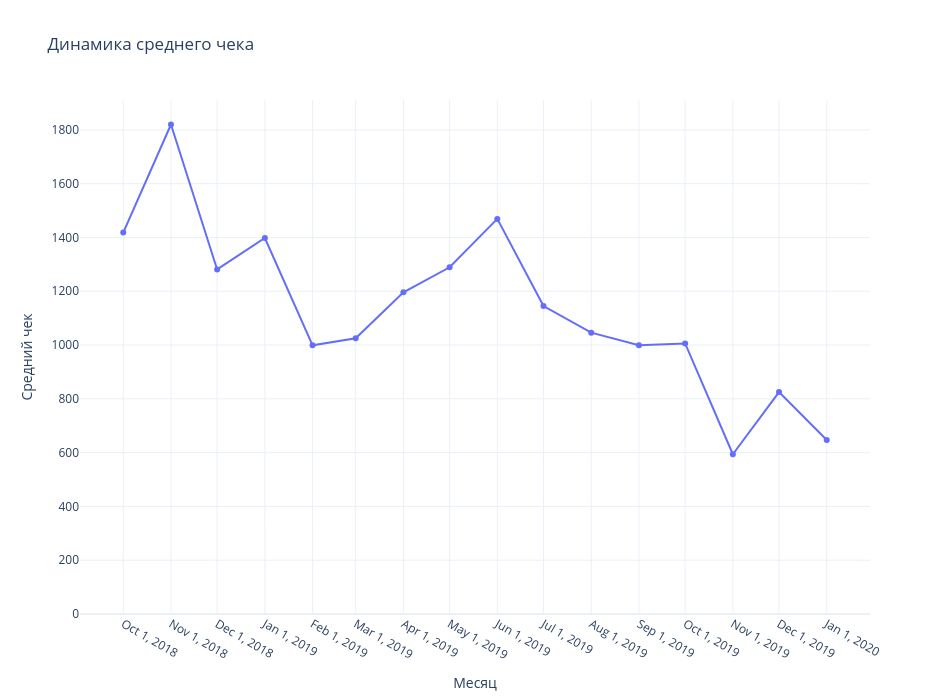

Source (notebook cell):
### Markdown cell above
Несмотря на отдельные выбросы, в целом выручка падает, динамика отрицательная.

### Code cell
create_line_px (ecom_data_monthly, 'month', 'AOV', 950,700,'Динамика среднего чека', 'Месяц', 'Средний чек',xtiks= True)

### Figure 1 — Plotly figure (JSON) as saved in the notebook; plotly's stock layout.template omitted (floating-point values rounded to 4 significant figures)
{"data": [{"hovertemplate": "month=%{x}<br>AOV=%{y}<extra></extra>", "legendgroup": "", "line": {"color": "#636efa", "dash": "solid"}, "marker": {"symbol": "circle"}, "mode": "markers+lines", "name": "", "orientation": "v", "showlegend": false, "type": "scatter", "x": ["2018-10", "2018-11", "2018-12", "2019-01", "2019-02", "2019-03", "2019-04", "2019-05", "2019-06", "2019-07", "2019-08", "2019-09", "2019-10", "2019-11", "2019-12", "2020-01"], "xaxis": "x", "y": [1418, 1820, 1281, 1398, 999, 1025, 1196, 1289, 1469, 1145, 1046, 999, 1006, 594, 825, 647], "yaxis": "y"}], "layout": {"height": 700, "legend": {"tracegroupgap": 0}, "title": {"text": "Динамика среднего чека"}, "width": 950, "xaxis": {"anchor": "y", "autorange": true, "domain": [0, 1], "range": ["2018-09-02 21:42:20.7249", "2020-01-29 02:17:39.2751"], "tickmode": "array", "tickvals": ["2018-10", "2018-11", "2018-12", "2019-01", "2019-02", "2019-03", "2019-04", "2019-05", "2019-06", "2019-07", "2019-08", "2019-09", "2019-10", "2019-11", "2019-12", "2020-01"], "title": {"text": "Месяц"}, "type": "date"}, "yaxis": {"anchor": "x", "domain": [0, 1], "range": [0, 1911], "title": {"text": "Средний чек"}, "type": "linear"}}}
